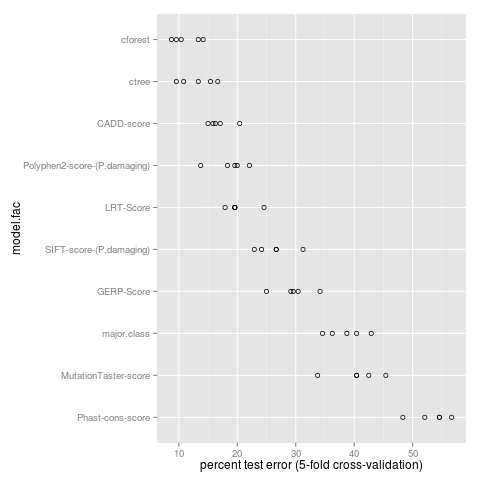

R code for this plot:
works_with_R("3.2.3", ggplot2="1.0.1", data.table="1.9.7")

load("models.RData")

models.dt <- data.table(models)
models.dt[, percent.test.error := 100*test.errors/test.labels]
stats.dt <- models.dt[, list(mean=mean(percent.test.error)), by=model.name]
order.dt <- stats.dt[order(mean, decreasing=TRUE),]
models.dt[, model.fac := factor(model.name, order.dt$model.name)]

gg <- ggplot()+
  xlab("percent test error (5-fold cross-validation)")+
  geom_point(aes(percent.test.error, model.fac),
             shape=1,
             data=models.dt)

png("figure-test-error.png")
print(gg)
dev.off()
